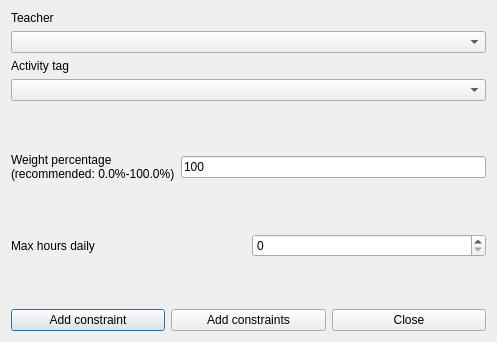
<?xml version="1.0" encoding="UTF-8"?>
<ui version="4.0">
 <class>AddConstraintTeacherActivityTagMaxHoursDailyRealDaysForm_template</class>
 <widget class="QDialog" name="AddConstraintTeacherActivityTagMaxHoursDailyRealDaysForm_template">
  <property name="geometry">
   <rect>
    <x>0</x>
    <y>0</y>
    <width>497</width>
    <height>342</height>
   </rect>
  </property>
  <property name="windowTitle">
   <string extracomment="This is the title of the dialog to add a new constraint of this type">Add teacher activity tag max hours daily real days</string>
  </property>
  <layout class="QGridLayout" name="gridLayout">
   <item row="0" column="0">
    <layout class="QVBoxLayout">
     <item>
      <widget class="QLabel" name="teacherTextLabel">
       <property name="frameShape">
        <enum>QFrame::NoFrame</enum>
       </property>
       <property name="frameShadow">
        <enum>QFrame::Plain</enum>
       </property>
       <property name="text">
        <string>Teacher</string>
       </property>
       <property name="wordWrap">
        <bool>false</bool>
       </property>
      </widget>
     </item>
     <item>
      <widget class="QComboBox" name="teachersComboBox">
       <property name="editable">
        <bool>false</bool>
       </property>
       <property name="insertPolicy">
        <enum>QComboBox::NoInsert</enum>
       </property>
       <property name="duplicatesEnabled">
        <bool>false</bool>
       </property>
      </widget>
     </item>
     <item>
      <widget class="QLabel" name="activityTagTextLabel">
       <property name="frameShape">
        <enum>QFrame::NoFrame</enum>
       </property>
       <property name="frameShadow">
        <enum>QFrame::Plain</enum>
       </property>
       <property name="text">
        <string>Activity tag</string>
       </property>
       <property name="wordWrap">
        <bool>false</bool>
       </property>
      </widget>
     </item>
     <item>
      <widget class="QComboBox" name="activityTagsComboBox">
       <property name="editable">
        <bool>false</bool>
       </property>
       <property name="insertPolicy">
        <enum>QComboBox::NoInsert</enum>
       </property>
       <property name="duplicatesEnabled">
        <bool>false</bool>
       </property>
      </widget>
     </item>
    </layout>
   </item>
   <item row="1" column="0">
    <spacer name="verticalSpacer_3">
     <property name="orientation">
      <enum>Qt::Vertical</enum>
     </property>
     <property name="sizeHint" stdset="0">
      <size>
       <width>20</width>
       <height>20</height>
      </size>
     </property>
    </spacer>
   </item>
   <item row="2" column="0">
    <layout class="QHBoxLayout" name="horizontalLayout">
     <item>
      <widget class="QLabel" name="weightTextLabel">
       <property name="frameShape">
        <enum>QFrame::NoFrame</enum>
       </property>
       <property name="frameShadow">
        <enum>QFrame::Plain</enum>
       </property>
       <property name="text">
        <string>Weight percentage
(recommended: 0.0%-100.0%)</string>
       </property>
       <property name="wordWrap">
        <bool>false</bool>
       </property>
      </widget>
     </item>
     <item>
      <widget class="QLineEdit" name="weightLineEdit">
       <property name="text">
        <string notr="true">100</string>
       </property>
      </widget>
     </item>
    </layout>
   </item>
   <item row="3" column="0">
    <spacer name="verticalSpacer">
     <property name="orientation">
      <enum>Qt::Vertical</enum>
     </property>
     <property name="sizeHint" stdset="0">
      <size>
       <width>20</width>
       <height>21</height>
      </size>
     </property>
    </spacer>
   </item>
   <item row="4" column="0">
    <layout class="QHBoxLayout" name="horizontalLayout_2">
     <item>
      <widget class="QLabel" name="maxHoursTextLabel">
       <property name="frameShape">
        <enum>QFrame::NoFrame</enum>
       </property>
       <property name="frameShadow">
        <enum>QFrame::Plain</enum>
       </property>
       <property name="text">
        <string>Max hours daily</string>
       </property>
       <property name="wordWrap">
        <bool>false</bool>
       </property>
      </widget>
     </item>
     <item>
      <widget class="QSpinBox" name="maxHoursSpinBox"/>
     </item>
    </layout>
   </item>
   <item row="5" column="0">
    <spacer name="verticalSpacer_2">
     <property name="orientation">
      <enum>Qt::Vertical</enum>
     </property>
     <property name="sizeHint" stdset="0">
      <size>
       <width>20</width>
       <height>20</height>
      </size>
     </property>
    </spacer>
   </item>
   <item row="6" column="0">
    <layout class="QHBoxLayout">
     <item>
      <widget class="QPushButton" name="addConstraintPushButton">
       <property name="text">
        <string>Add constraint</string>
       </property>
      </widget>
     </item>
     <item>
      <widget class="QPushButton" name="addConstraintsPushButton">
       <property name="text">
        <string>Add constraints</string>
       </property>
      </widget>
     </item>
     <item>
      <widget class="QPushButton" name="closePushButton">
       <property name="text">
        <string>Close</string>
       </property>
      </widget>
     </item>
    </layout>
   </item>
  </layout>
 </widget>
 <layoutdefault spacing="6" margin="11"/>
 <resources/>
 <connections/>
</ui>
